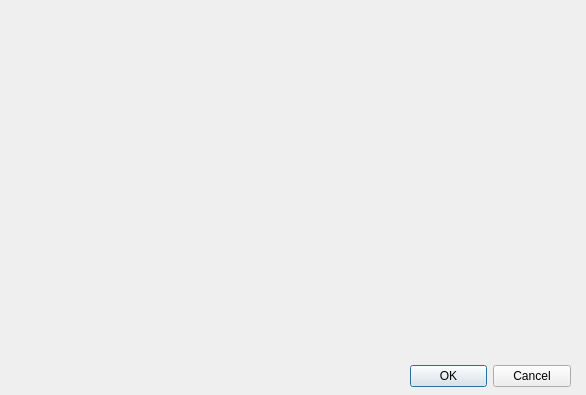
<?xml version="1.0" encoding="UTF-8"?>
<ui version="4.0">
 <class>Dialog</class>
 <widget class="QDialog" name="Dialog">
  <property name="geometry">
   <rect>
    <x>0</x>
    <y>0</y>
    <width>586</width>
    <height>395</height>
   </rect>
  </property>
  <property name="windowTitle">
   <string>Dialog</string>
  </property>
  <widget class="QDialogButtonBox" name="buttonBox">
   <property name="geometry">
    <rect>
     <x>410</x>
     <y>360</y>
     <width>161</width>
     <height>32</height>
    </rect>
   </property>
   <property name="orientation">
    <enum>Qt::Orientation::Horizontal</enum>
   </property>
   <property name="standardButtons">
    <set>QDialogButtonBox::StandardButton::Cancel|QDialogButtonBox::StandardButton::Ok</set>
   </property>
  </widget>
 </widget>
 <resources/>
 <connections>
  <connection>
   <sender>buttonBox</sender>
   <signal>accepted()</signal>
   <receiver>Dialog</receiver>
   <slot>accept()</slot>
   <hints>
    <hint type="sourcelabel">
     <x>248</x>
     <y>254</y>
    </hint>
    <hint type="destinationlabel">
     <x>157</x>
     <y>274</y>
    </hint>
   </hints>
  </connection>
  <connection>
   <sender>buttonBox</sender>
   <signal>rejected()</signal>
   <receiver>Dialog</receiver>
   <slot>reject()</slot>
   <hints>
    <hint type="sourcelabel">
     <x>316</x>
     <y>260</y>
    </hint>
    <hint type="destinationlabel">
     <x>286</x>
     <y>274</y>
    </hint>
   </hints>
  </connection>
 </connections>
</ui>
